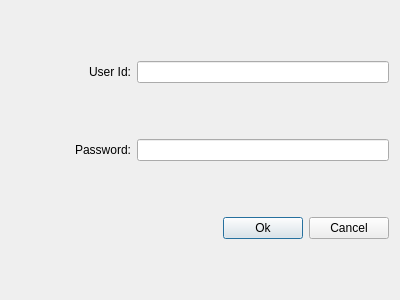
<?xml version="1.0" encoding="UTF-8"?>
<ui version="4.0">
 <class>QmKcMain</class>
 <widget class="QDialog" name="QmKcMain">
  <property name="geometry">
   <rect>
    <x>0</x>
    <y>0</y>
    <width>400</width>
    <height>300</height>
   </rect>
  </property>
  <property name="windowTitle">
   <string>QmKcMain</string>
  </property>
  <layout class="QGridLayout" name="gridLayout">
   <item row="0" column="0">
    <layout class="QHBoxLayout" name="horizontalLayout">
     <item>
      <widget class="QLabel" name="labUserId">
       <property name="minimumSize">
        <size>
         <width>120</width>
         <height>0</height>
        </size>
       </property>
       <property name="maximumSize">
        <size>
         <width>120</width>
         <height>16777215</height>
        </size>
       </property>
       <property name="text">
        <string>User Id:</string>
       </property>
       <property name="alignment">
        <set>Qt::AlignRight|Qt::AlignTrailing|Qt::AlignVCenter</set>
       </property>
       <property name="buddy">
        <cstring>txtUserId</cstring>
       </property>
      </widget>
     </item>
     <item>
      <widget class="QLineEdit" name="txtUserId"/>
     </item>
    </layout>
   </item>
   <item row="1" column="0">
    <layout class="QHBoxLayout" name="horizontalLayout_2">
     <item>
      <widget class="QLabel" name="labPassword">
       <property name="minimumSize">
        <size>
         <width>120</width>
         <height>0</height>
        </size>
       </property>
       <property name="maximumSize">
        <size>
         <width>120</width>
         <height>16777215</height>
        </size>
       </property>
       <property name="text">
        <string>Password:</string>
       </property>
       <property name="alignment">
        <set>Qt::AlignRight|Qt::AlignTrailing|Qt::AlignVCenter</set>
       </property>
       <property name="buddy">
        <cstring>txtPassword</cstring>
       </property>
      </widget>
     </item>
     <item>
      <widget class="QLineEdit" name="txtPassword"/>
     </item>
    </layout>
   </item>
   <item row="2" column="0">
    <layout class="QHBoxLayout" name="horizontalLayout_3">
     <item>
      <spacer name="horizontalSpacer">
       <property name="orientation">
        <enum>Qt::Horizontal</enum>
       </property>
       <property name="sizeHint" stdset="0">
        <size>
         <width>40</width>
         <height>20</height>
        </size>
       </property>
      </spacer>
     </item>
     <item>
      <widget class="QPushButton" name="btnOk">
       <property name="text">
        <string>Ok</string>
       </property>
      </widget>
     </item>
     <item>
      <widget class="QPushButton" name="btnCancel">
       <property name="text">
        <string>Cancel</string>
       </property>
      </widget>
     </item>
    </layout>
   </item>
  </layout>
 </widget>
 <tabstops>
  <tabstop>txtUserId</tabstop>
  <tabstop>txtPassword</tabstop>
  <tabstop>btnOk</tabstop>
  <tabstop>btnCancel</tabstop>
 </tabstops>
 <resources/>
 <connections/>
</ui>
